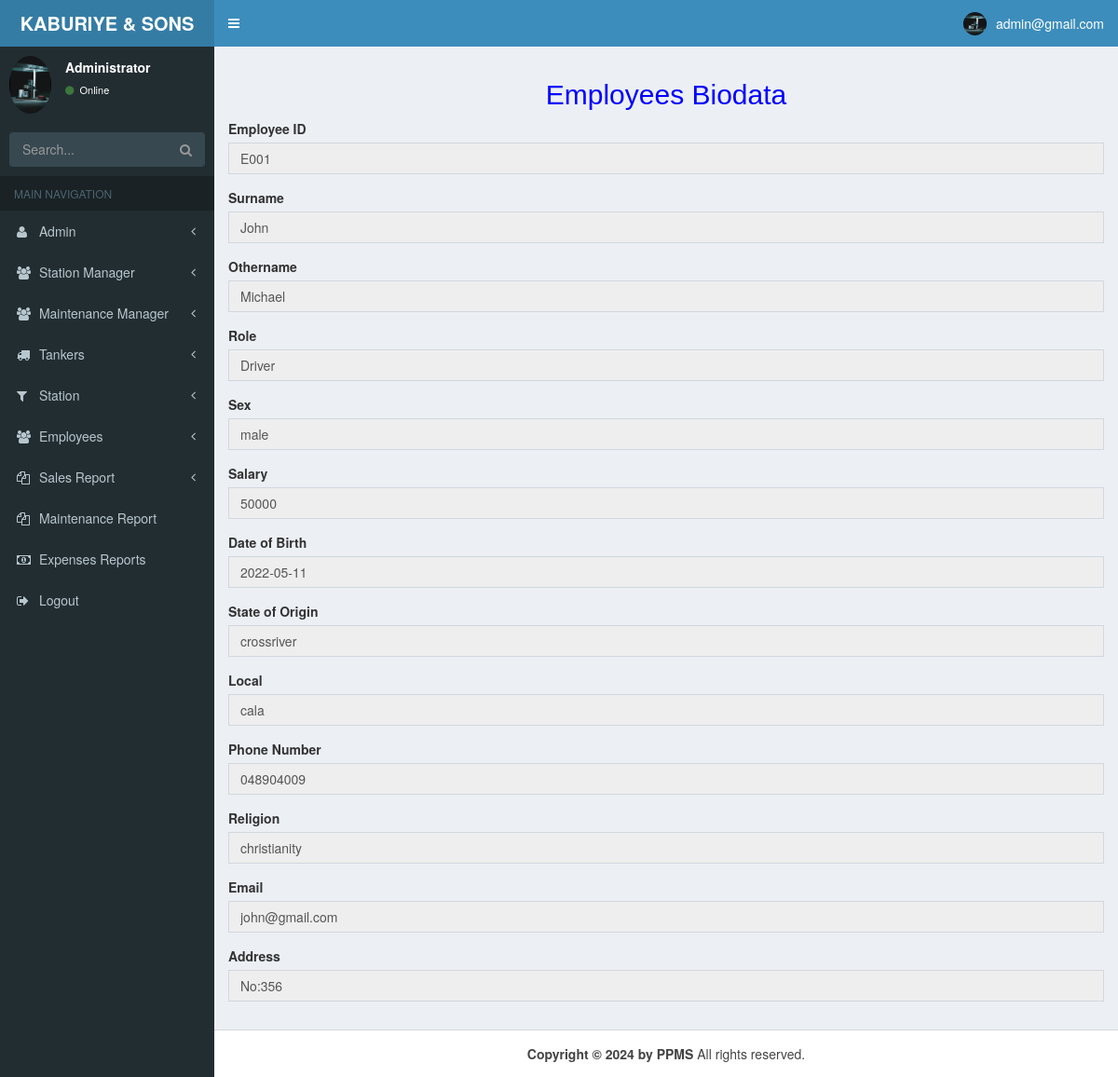
Page /employee_more.php?employee_id=E001 (signed in) on the committed database.
### tables this page shows
CREATE TABLE `employees` (
  `SN` int(11) NOT NULL,
  `employee_id` varchar(50) NOT NULL,
  `surname` varchar(60) NOT NULL,
  `othername` varchar(50) NOT NULL,
  `role` varchar(45) NOT NULL,
  `sex` varchar(6) NOT NULL,
  `salary` varchar(100) NOT NULL,
  `phonenumber` varchar(20) NOT NULL,
  `address` varchar(150) NOT NULL,
  `email` varchar(50) NOT NULL,
  `dob` date NOT NULL,
  `religion` varchar(50) NOT NULL,
  `state_origin` varchar(50) NOT NULL,
  `local` varchar(50) NOT NULL
);

### employee_more.php (the view, shortened to what this page needs)
<?php
require __DIR__ . "/config/database.php";
$user = $_SESSION['data'];
$profile = mysqli_query($conn, "select * from admin where email='$user'");
$fetch = mysqli_fetch_array($profile);
?>
<!DOCTYPE html>
<html>
<head>
  <link rel="stylesheet" href="css/bootstrap.min.css">
  <link rel="stylesheet" href="css/font-awesome.min.css">
  <link rel="stylesheet" href="css/ionicons.min.css">
  <link rel="stylesheet" href="css/AdminLTE.min.css">
  <link rel="stylesheet" href="css/_all-skins.min.css">
</head>
<body class="hold-transition skin-blue sidebar-mini">
  <div class="wrapper">
    <header class="main-header">
      <a href="admin_dashboard.php" class="logo">
        <span class="logo-lg"><b>KABURIYE & SONS NIG LTD</b></span>
      </a>
      <nav class="navbar navbar-static-top">
        <a href="#" class="sidebar-toggle" data-toggle="push-menu" role="button">
        </a>
        <div class="navbar-custom-menu">
          <ul class="nav navbar-nav">
            <li class="dropdown user user-menu">
              <a href="#" class="dropdown-toggle" data-toggle="dropdown">
                <img src="images/admin.jpg" class="user-image" alt="User Image">
                <span class="hidden-xs"><?php echo "$fetch[email]"; ?></span>
              </a>
            </li>
          </ul>
        </div>
      </nav>
    </header>
    <aside class="main-sidebar">
      <section class="sidebar">
        <div class="user-panel">
          <div class="pull-left image">
            <img src="images/admin.jpg" class="img-circle" alt="User Image">
          </div>
          <div class="pull-left info">
            <p>Administrator</p>
            <a href="#"><i class="fa fa-circle text-success"></i> Online</a>
          </div>
        </div>
        <form action="#" method="get" class="sidebar-form">
          <div class="input-group">
            <input type="text" name="q" class="form-control" placeholder="Search...">
            <span class="input-group-btn">
              <button type="submit" name="search" id="search-btn" class="btn btn-flat"><i class="fa fa-search"></i>
              </button>
            </span>
          </div>
        </form>
        <ul class="sidebar-menu" data-widget="tree">
          <li class="header">MAIN NAVIGATION</li>
          <li class=" treeview">
            <a href="#">
              <i class="fa fa-user"></i> <span>Admin</span>
              <span class="pull-right-container">
                <i class="fa fa-angle-left pull-right"></i>
              </span>
            </a>
          </li>
          <li class="treeview">
            <a href="#">
              <i class="fa fa-group"></i> <span> Station Manager</span>
              <span class="pull-right-container">
                <small class="fa fa-angle-left pull-right "></small>
              </span>
            </a>
          </li>
          <li class="treeview">
            <a href="#">
              <i class="fa fa-group"></i> <span>Maintenance Manager</span>
              <span class="pull-right-container">
                <small class="fa fa-angle-left pull-right "></small>
              </span>
            </a>
          </li>
          <li class="treeview">
            <a href="#">
              <i class="fa fa-truck"></i> <span>Tankers</span>
              <span class="pull-right-container">
                <small class="fa fa-angle-left pull-right "></small>
              </span>
            </a>
          </li>
          <li class="treeview">
            <a href="#">
              <i class="fa fa-filter"></i> <span>Station</span>
              <span class="pull-right-container">
                <small class="fa fa-angle-left pull-right "></small>
              </span>
            </a>
          </li>
          <li class="treeview">
            <a href="#">
              <i class="fa fa-group"></i> <span>Employees</span>
              <span class="pull-right-container">
                <small class="fa fa-angle-left pull-right "></small>
              </span>
            </a>
          </li>
          <li class="treeview">
            <a href="#">
              <i class="fa fa-files-o"></i> <span> Sales Report</span>
              <span class="pull-right-container">
                <small class="fa fa-angle-left pull-right "></small>
              </span>
            </a>
          </li>
          <li>
          <li>
            <a href="m_report.php">
              <i class="fa fa-files-o"></i> <span>Maintenance Report</span>
            </a>
          </li>
          <li>
          <li>
            <a href="expenses_report.php">
              <i class="fa fa-money"></i> <span>Expenses Reports</span>
            </a>
          </li>
          <li>
          <li>
            <a href="alogout.php">
              <i class="fa fa-sign-out"></i> <span>Logout</span>
            </a>
          </li>
      </section>
    </aside>
    <div class="content-wrapper">
      <section class="content">
        <h2 align="center" style="color:blue;"> Employees Biodata</h2>
        <?php
        $userInfo = mysqli_query($conn, "select * from employees where employee_id='$_GET[employee_id]'");
        $num_users = mysqli_num_rows($userInfo);
        if ($num_users == 1) {
          $user_information = mysqli_fetch_array($userInfo);
        }
        ?>
        <form method="post">
          <div class="form-group">
            <label for="newstitle"><b>Employee ID</b></label>
            <input type="text" name="staff" readonly class="form-control" value="<?php echo  $user_information['employee_id']  ?>" />
          </div>
          <div class="form-group">
            <label for=""><b>Surname</b></label>
            <input type="text" name="surname" readonly class="form-control" value="<?php echo  $user_information['surname']  ?>" />
          </div>
          <div class="form-group">
            <label for=""><b>Othername</b></label>
            <input type="text" name="othername" readonly class="form-control" value="<?php echo  $user_information['othername']  ?>" />
          </div>
          <div class="form-group">
            <label for=""><b>Role</b></label>
            <input type="text" name="role" readonly class="form-control" value="<?php echo  $user_information['role']  ?>" />
          </div>
          <div class="form-group">
            <label for=""><b>Sex</b></label>
            <input type="text" name="sex" readonly class="form-control" value="<?php echo  $user_information['sex']  ?>" />
          </div>
          <div class="form-group">
            <label for=""><b>Salary</b></label>
            <input type="text" name="salary" readonly class="form-control" value="<?php echo  $user_information['salary']  ?>" />
          </div>
          <div class="form-group">
            <label for=""><b>Date of Birth</b></label>
            <input type="text" name="dob" readonly class="form-control" value="<?php echo  $user_information['dob']  ?>" />
          </div>
          <div class="form-group">
            <label for=""><b>State of Origin</b></label>
            <input type="text" name="state_origin" readonly class="form-control" value="<?php echo  $user_information['state_origin']  ?>" />
          </div>
          <div class=" form-group">
            <label for=""><b>Local</b></label>
            <input type="text" readonly class="form-control" name="local" value="<?php echo  $user_information['local']  ?>" />
          </div>
          <div class=" form-group">
            <label for="n"><b>Phone Number</b></label>
            <input type="text" readonly class="form-control" name="phonenumber" value="<?php echo  $user_information['phonenumber']  ?>" />
          </div>
          <div class=" form-group">
            <label for="n"><b>Religion</b></label>
            <input type="text" readonly class="form-control" name="religion" value="<?php echo  $user_information['religion']  ?>" />
          </div>
          <div class=" form-group">
            <label for="n"><b>Email</b></label>
            <input type="text" readonly class="form-control" name="email" value="<?php echo  $user_information['email']  ?>" />
          </div>
          <div class=" form-group">
            <label for="n"><b>Address</b></label>
            <input type="text" readonly class="form-control" name="address" value="<?php echo  $user_information['address']  ?>" />
          </div>
        </form>
      </section>
    </div>
    <footer class="main-footer">
      <center> <strong>Copyright &copy; 2024 by PPMS</strong> All rights reserved.</center>
    </footer>
  </div>
</body>
</html>

### rows in the picture
employees: staff "E001", surname "John", othername "Michael", role "Driver", sex "male", salary "50000", dob "2022-05-11", state_origin "crossriver", local "cala", phonenumber "048904009", religion "christianity", email "john@gmail.com", address "No:356"

### other values in the picture
$fetch[email] "admin@gmail.com"
